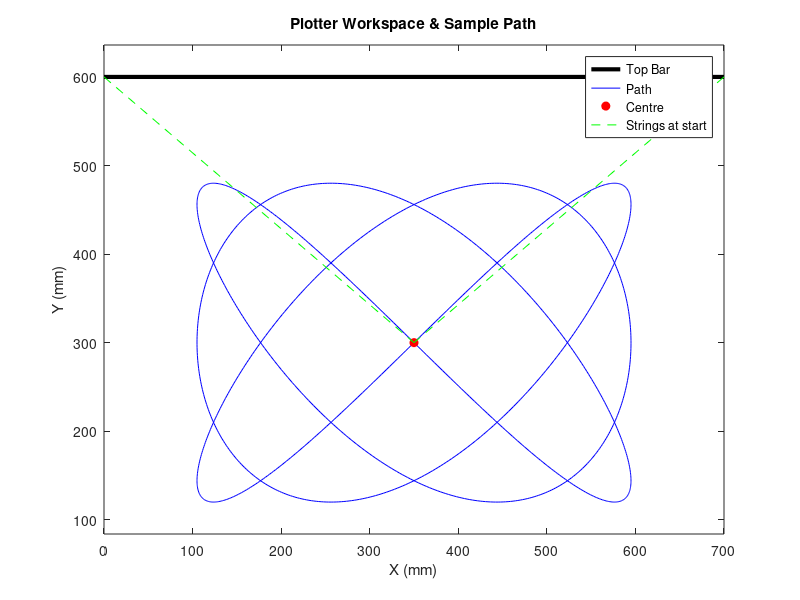
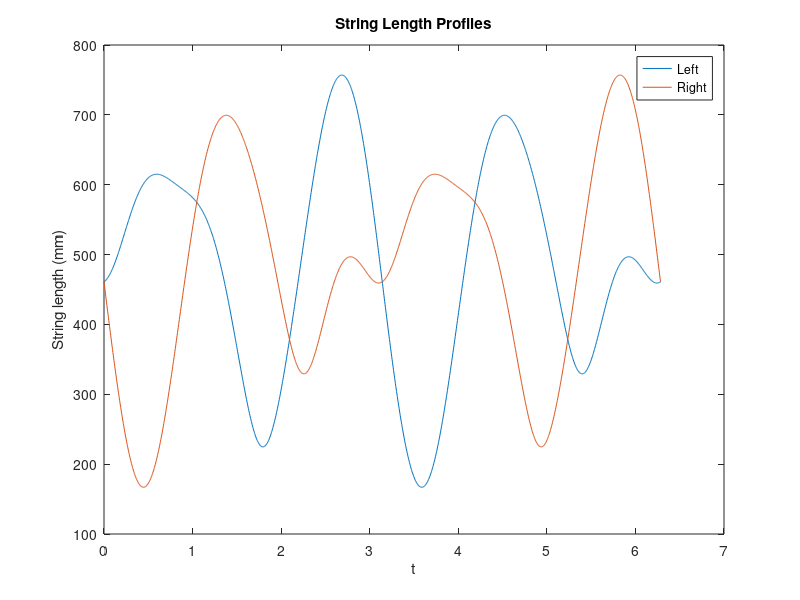

The MATLAB source for these figures, in order:
% geometry_sim.m
% Top-view geometry of a hanging polar plotter
W = 700; H = 600;        % mm
ML = [0, H]; MR = [W, H];% motor positions
% sample path: a lissajous curve
t = linspace(0,2*pi,1500);
cx = W/2; cy = H/2;
ax = W*0.35; ay = H*0.30;
x = cx + ax*sin(3*t);
y = cy + ay*sin(4*t);

% compute string lengths
L1 = hypot(x-ML(1), y-ML(2));
L2 = hypot(x-MR(1), y-MR(2));

figure(1); clf; axis equal; hold on; box on;
plot([ML(1) MR(1)],[ML(2) MR(2)],'k-','LineWidth',3);
plot(x,y,'b-'); plot(cx,cy,'ro','MarkerFaceColor','r');
plot([ML(1) x(1)], [ML(2) y(1)], 'g--'); 
plot([MR(1) x(1)], [MR(2) y(1)], 'g--');
xlabel('X (mm)'); ylabel('Y (mm)'); title('Plotter Workspace & Sample Path');
legend('Top Bar','Path','Centre','Strings at start');
figure(2); clf;
plot(t,[L1;L2]'); xlabel('t'); ylabel('String length (mm)');
title('String Length Profiles'); legend('Left','Right');
